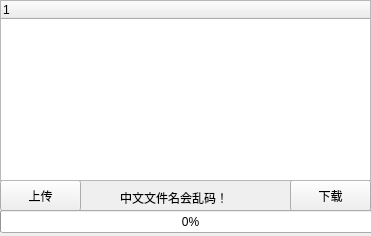
<?xml version="1.0" encoding="UTF-8"?>
<ui version="4.0">
 <class>Form</class>
 <widget class="QWidget" name="Form">
  <property name="geometry">
   <rect>
    <x>0</x>
    <y>0</y>
    <width>371</width>
    <height>236</height>
   </rect>
  </property>
  <property name="windowTitle">
   <string>文件上下行</string>
  </property>
  <widget class="QProgressBar" name="progressBar">
   <property name="geometry">
    <rect>
     <x>0</x>
     <y>210</y>
     <width>381</width>
     <height>23</height>
    </rect>
   </property>
   <property name="value">
    <number>0</number>
   </property>
  </widget>
  <widget class="QPushButton" name="uploadButton">
   <property name="geometry">
    <rect>
     <x>0</x>
     <y>180</y>
     <width>81</width>
     <height>31</height>
    </rect>
   </property>
   <property name="text">
    <string>上传</string>
   </property>
  </widget>
  <widget class="QPushButton" name="downloadButton">
   <property name="geometry">
    <rect>
     <x>290</x>
     <y>180</y>
     <width>81</width>
     <height>31</height>
    </rect>
   </property>
   <property name="text">
    <string>下载</string>
   </property>
  </widget>
  <widget class="QLabel" name="label">
   <property name="geometry">
    <rect>
     <x>120</x>
     <y>190</y>
     <width>111</width>
     <height>16</height>
    </rect>
   </property>
   <property name="text">
    <string>中文文件名会乱码！</string>
   </property>
  </widget>
  <widget class="QTreeWidget" name="treeWidget">
   <property name="geometry">
    <rect>
     <x>0</x>
     <y>0</y>
     <width>371</width>
     <height>181</height>
    </rect>
   </property>
   <column>
    <property name="text">
     <string notr="true">1</string>
    </property>
   </column>
  </widget>
 </widget>
 <resources/>
 <connections/>
</ui>
